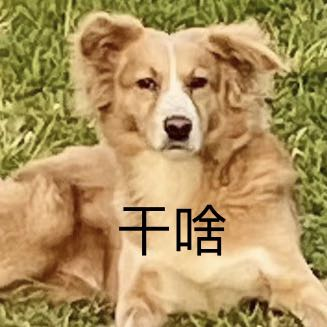
#> input picture intro-sci-computing/linear-algebra/dog.jpg, 327 x 327 px
$ jupyter execute singular-value-decomposition-pca.ipynb   (shell and % lines are left out)
#> lines starting #> are read from the running program, lines starting #| are printed output that depends on the picture
# Singular Value Decomposition

Teng-Jui Lin

Content adapted from UW AMATH 301, Beginning Scientific Computing, in Spring 2020.

- Singular value decomposition
    - Dimensionality reduction of data
    - Image compression
- `scipy` implementation
    - Singular value decomposition by [`scipy.linalg.svd()`](https://docs.scipy.org/doc/scipy/reference/generated/scipy.linalg.svd.html)

## Singular value decomposition and approximations

Singular value decomposition (SVD) decomposes a matrix $\mathbf{A}$ into the product of left singular matrix $\mathbf{U}$, singular value matrix $\mathbf{\Sigma}$, and the complex conjugate of right singular matrix $\mathbf{V}^*$:

$$
\mathbf{A = U\Sigma V^*}
$$

$\mathbf{U}$ has left singular vectors $\mathbf{u}_k$ in its columns. $\mathbf{\Sigma}$ is a diagonal matrix with singular values $\sigma_k$ on its diagonal. $\mathbf{V}$ has right singular vectors $\mathbf{v}_k$ in its columns.

SVD can also be written as

$$
\mathbf{A} = \sum_{k=1}^n \sigma_k \mathbf{u}_k \mathbf{v}_k^*
$$

so we can approximate the matrix $\mathbf{A}$ by taking only the first few terms. For example the rank-1 approximation is

$$
\mathbf{A} \approx \mathbf{A}_1 = \sum_{k=1}^1 \sigma_k \mathbf{u}_k \mathbf{v}_k^* = \sigma_1 \mathbf{u}_1 \mathbf{v}_1^*
$$

It minimizes the sum of squares of perpendicular distance from the data points (if the columns of $\mathbf{A}$ are viewed as coordinates). It also captures the most variance (information) in the data.

## Dimensionality reduction of data

**Problem Statement.** Singular value decomposition of linear data.

(a) Generate a linear data of the form $f(x) = x$ in the domain $[0, 5]$ and add a random noise in the range of $[0, 1)$. Change the 4th data point to 1 to create an outlier.

(b) Decompose the linear data using singular value decomposition by [`scipy.linalg.svd()`](https://docs.scipy.org/doc/scipy/reference/generated/scipy.linalg.svd.html) and take its rank-1 approximation.

(c) Plot the data and its rank-1 approximation as a line and as points.

[cell 1]
import numpy as np
import scipy
from scipy import linalg
import random
import matplotlib.pyplot as plt

[cell 2]
# generate data
random.seed(1)
linear_data_x = np.arange(0, 5.25, 0.25)
linear_data_y = np.array([i + random.random() for i in linear_data_x])
X = np.array([linear_data_x, linear_data_y])

[cell 3]
# singular value decomposition
U, s, Vh = scipy.linalg.svd(X, full_matrices=False)
S = np.diag(s)

[cell 4]
# rank-1 approx
X_rank1 = S[0, 0] * np.outer(U[:, 0], Vh[0, :])
X_rank1

[cell 5]
# plot settings

plt.rcParams.update({
    'font.family': 'Arial',  # Times New Roman, Calibri
    'font.weight': 'normal',
    'mathtext.fontset': 'cm',
    'font.size': 18,

    'lines.linewidth': 2,

    'axes.linewidth': 2,
    'axes.spines.top': False,
    'axes.spines.right': False,
    'axes.titleweight': 'bold',
    'axes.titlesize': 18,
    'axes.labelweight': 'bold',

    'xtick.major.size': 8,
    'xtick.major.width': 2,
    'ytick.major.size': 8,
    'ytick.major.width': 2,

    'figure.dpi': 80,

    'legend.framealpha': 1,
    'legend.edgecolor': 'black',
    'legend.fancybox': False,
    'legend.fontsize': 14
})

[cell 6]
fig, ax = plt.subplots(figsize=(4, 4))
ax.plot(linear_data_x, linear_data_y, 'o', label='Data points')
ax.plot(X_rank1[0, :], X_rank1[1, :])
ax.plot(X_rank1[0, :], X_rank1[1, :], '.', color='black', label='Rank-1 approx')
ax.set_xlabel('$x$')
ax.set_ylabel('$y$')
ax.set_title('$y(x)$')
ax.set_xlim(0)
ax.set_ylim(0)
ax.legend()
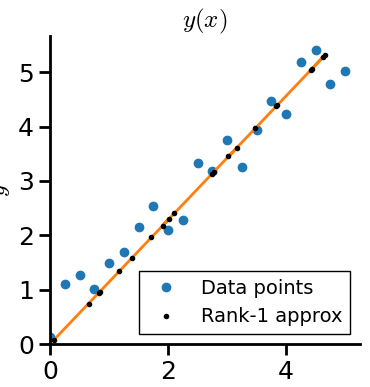
#> figure drawn by matplotlib, 1 panel; curve peaks at x = 4.5, y = 5.4

## Image compression

SVD can reducing the dimension of the image by only storing the top rank approximations. Compared to storing the full image matrix, storing the factorized matrices uses up much smaller space.

**Problem Statement.** Singular value decomposition for image compression.

(a) Import the image `dog.jpg` and perform singular value decomposition.

(b) Examine the magnitude of singular values in a semilogy plot.

(c) Examine the energy captured by rank-r approximations, where r is an integer.

(d) Visualize rank-1, 10, and 50 approximations of the image and calculate the energy captured and the compression rate of each approximation.

### Import and view images

[cell 7]
import skimage
from skimage import io

[cell 8]
img = io.imread('dog.jpg')
#> img is the input picture: shape (327, 327, 3); mean R, G, B 174.5, 146.9, 94.8
img.shape
#> Out = (327, 327, 3)

[cell 9]
gray_img = skimage.color.rgb2gray(img)
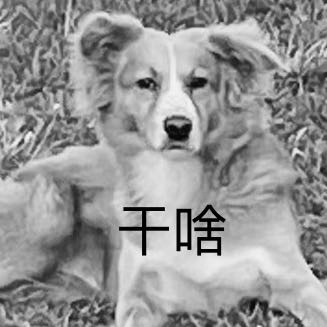
#> gray_img: shape (327, 327) float64; min 0, max 0.976, mean 0.584
gray_img.shape
#> Out = (327, 327)

[cell 10]
fig, ax = plt.subplots(figsize=(4, 4))
ax.imshow(gray_img, cmap='gray')
ax.set_title('Gray scale image')
ax.axis('off')

[cell 11]
# singular value decomposition
U, s, Vh = scipy.linalg.svd(gray_img, full_matrices=False)
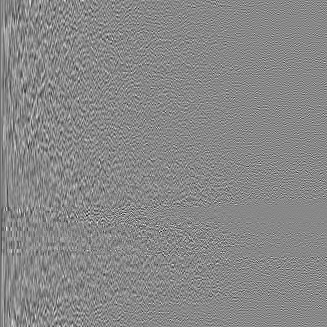
#> U: shape (327, 327) float64; min -0.337, max 0.293, mean -0.000181; drawn with min black and max white
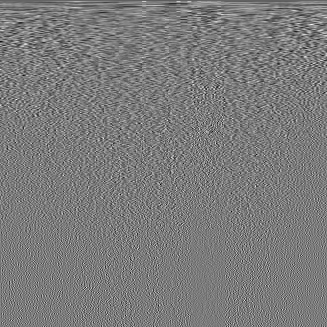
#> Vh: shape (327, 327) float64; min -0.278, max 0.296, mean -0.000163; drawn with min black and max white
#> s = 327 values, max 193.2 at index 0, min 5.4e-05 at index 326, mean 1.77
S = np.diag(s)

### Value of singular values

A few singular values are greater than others and stores the most information.

[cell 12]
fig, ax = plt.subplots(figsize=(5, 3.5))
ax.semilogy(np.arange(len(s)), s, 'o', alpha=0.5)
ax.set_xlabel('Order of singular value')
ax.set_ylabel('Value of singular value')
ax.set_title('Singular values')
# ax.set_xlim(0)
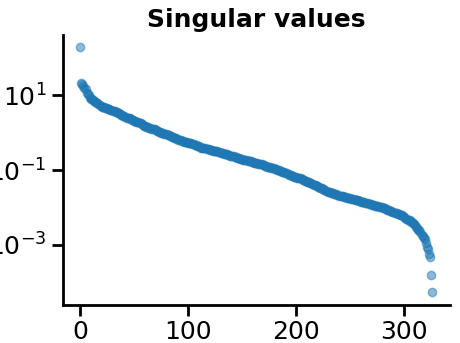
#> figure drawn by matplotlib, 1 panel; curve peaks at x = 0, y = 193.2

### Energy of approximations

Rank-1 approximation alone can store 40% of the information. To stores 80% information, about rank-50 approximation could be used.

[cell 13]
energies = np.cumsum(s) / np.sum(s)
#> energies = 327 values from 0.335 to 1

[cell 14]
fig, ax = plt.subplots(figsize=(5, 3.5))
ax.plot(np.arange(len(s)), energies)
ax.set_xlabel('Order of approximation')
ax.set_ylabel('Enegry')
ax.set_title('Enegry of approximations')
ax.set_xlim(0)
ax.set_ylim(0)
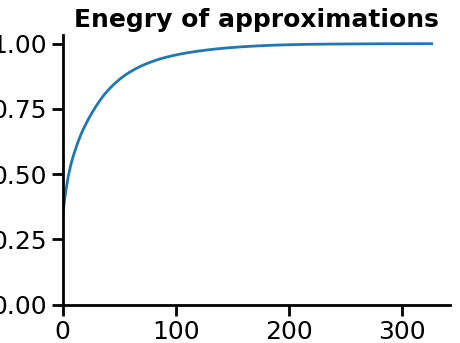
#> figure drawn by matplotlib, 1 panel; curve peaks at x = 326, y = 1

### Visualizations of approximations

We visualize lower rank approximations and calculate the energy and compression rate of each approximation.

[cell 15]
# rank 1 approx
img_rank1 = U[:, 0:1] @ S[0:1, 0:1] @ Vh[0:1, :]
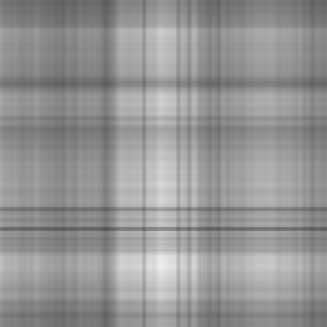
#> img_rank1: shape (327, 327) float64; min 0.34, max 0.932, mean 0.584

[cell 16]
# energy of rank 1 approx
energy_rank1 = np.sum(s[:1]) / np.sum(s)
#> energy_rank1 = 0.335
round(energy_rank1, 2)
#> Out = 0.33

[cell 17]
# compression rate
compression_rate =  (U.shape[0]*1 + 1 + Vh.shape[0]*1 ) / gray_img.size
#> compression_rate = 0.00613
round(compression_rate, 4)
#> Out = 0.0061

[cell 18]
fig, axs = plt.subplots(1, 2, figsize=(8, 4))
axs[0].imshow(gray_img, cmap='gray')
axs[0].set_title('Gray scale image')
axs[0].axis('off')

axs[1].imshow(img_rank1, cmap='gray')
axs[1].set_title('Rank-1 approximation')
axs[1].axis('off')

[cell 19]
# rank 10 approx
r = 10
img_rank10 = U[:, 0:r] @ S[0:r, 0:r] @ Vh[0:r, :]
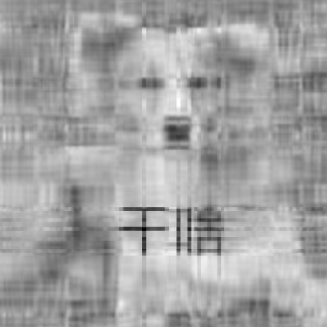
#> img_rank10: shape (327, 327) float64; min -0.338, max 1.11, mean 0.584; drawn with min black and max white

[cell 20]
# energy of rank 10 approx
energy_rank10 = np.sum(s[:r]) / np.sum(s)
#> energy_rank10 = 0.562
round(energy_rank10, 2)
#> Out = 0.56

[cell 21]
# compression rate
compression_rate =  (U.shape[0]*r + r + Vh.shape[0]*r ) / gray_img.size
#> compression_rate = 0.0613
round(compression_rate, 4)
#> Out = 0.0613

[cell 22]
fig, axs = plt.subplots(1, 2, figsize=(8, 4))
axs[0].imshow(gray_img, cmap='gray')
axs[0].set_title('Gray scale image')
axs[0].axis('off')

axs[1].imshow(img_rank10, cmap='gray')
axs[1].set_title(f'Rank-{r} approximation')
axs[1].axis('off')

[cell 23]
# rank r approx
r = 50
img_rank_r = U[:, 0:r] @ S[0:r, 0:r] @ Vh[0:r, :]
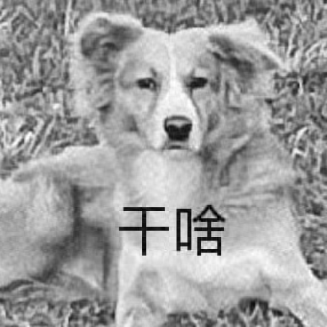
#> img_rank_r: shape (327, 327) float64; min -0.0717, max 0.986, mean 0.584; drawn with min black and max white

[cell 24]
# energy of rank r approx
energy_rank_r = np.sum(s[:r]) / np.sum(s)
#> energy_rank_r = 0.858
round(energy_rank_r, 2)
#> Out = 0.86

[cell 25]
# compression rate
compression_rate =  (U.shape[0]*r + r + Vh.shape[0]*r ) / gray_img.size
#> compression_rate = 0.306
round(compression_rate, 4)
#> Out = 0.306

[cell 26]
fig, axs = plt.subplots(1, 2, figsize=(8, 4))
axs[0].imshow(gray_img, cmap='gray')
axs[0].set_title('Gray scale image')
axs[0].axis('off')

axs[1].imshow(img_rank_r, cmap='gray')
axs[1].set_title(f'Rank-{r} approximation')
axs[1].axis('off')
